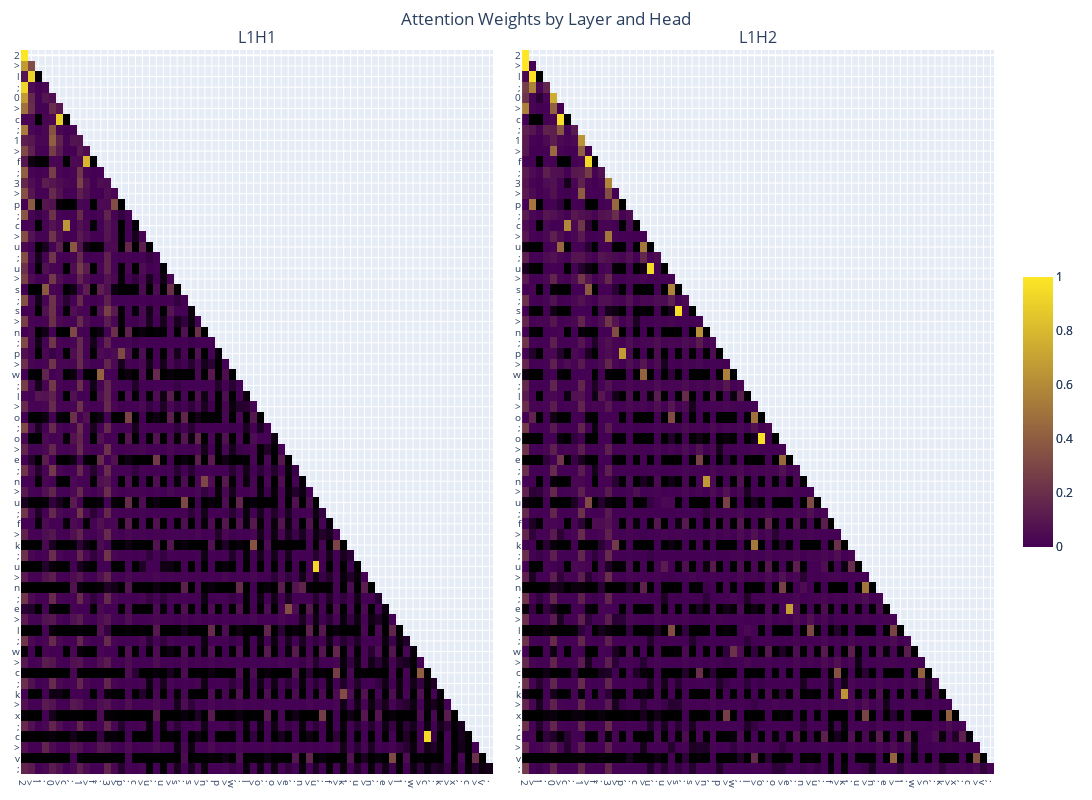

Notebook code for this chart:
### Markdown cell above
### Layer 1
- The `>` and `;` tokens attend to and are attended to by all tokens. They attend to `[0, 1, 2, 3]` more.
- a-z rarely attend to each other
- Sometimes letters will attend to the same letter in the past but not itself (depends on letter and distance)
- RoPE effect is pretty clear, leading to letters attending to the most recent `>` commonly
- **Surprisingly, in `a>b`, b will almost never attend to `a`, defying expectations**. Instead, they will commonly
  attend to the most recent `>` token. Sometimes, in the case where `...>a;a>...`, the `a` token will attend to the previous `a` token. Sometimes, in the case where `...>a;...;a>...`, this will also occur.
- Letters that directly follow a number (e.g. `2>f`) will typically *somewhat* attend to their number



- update: L1 attends to previous tokens of same kind in mid-distance, L2 for close distance

### Code cell
weights = [attn_weight.detach().cpu().numpy()[0] for attn_weight in attn_weights]
plotly_fig = get_fig(weights, list(prompt), base_height=800, selected_layers=[0], selected_heads=[0, 1], selected_x_toks=list(range(68)), selected_y_toks=list(range(68)))
plotly_fig.write_html("l1_attn_map.html")
plotly_fig.show()

### Figure 1 — Plotly figure (JSON) as saved in the notebook; plotly's stock layout.template omitted (floating-point values rounded to 4 significant figures; data arrays with more than 128 entries replaced by an {"elided": "..."} marker saying what was removed)
{"data": [{"colorbar": {"len": 0.4}, "colorscale": [[0, "black"], [0.001, "rgb(68,1,84)"], [1, "rgb(253,231,37)"]], "type": "heatmap", "x": [0, 1, 2, 3, 4, 5, 6, 7, 8, 9, 10, 11, 12, 13, 14, 15, 16, 17, 18, 19, 20, 21, 22, 23, 24, 25, 26, 27, 28, 29, 30, 31, 32, 33, 34, 35, 36, 37, 38, 39, 40, 41, 42, 43, 44, 45, 46, 47, 48, 49, 50, 51, 52, 53, 54, 55, 56, 57, 58, 59, 60, 61, 62, 63, 64, 65, 66, 67], "xaxis": "x", "y": [0, 1, 2, 3, 4, 5, 6, 7, 8, 9, 10, 11, 12, 13, 14, 15, 16, 17, 18, 19, 20, 21, 22, 23, 24, 25, 26, 27, 28, 29, 30, 31, 32, 33, 34, 35, 36, 37, 38, 39, 40, 41, 42, 43, 44, 45, 46, 47, 48, 49, 50, 51, 52, 53, 54, 55, 56, 57, 58, 59, 60, 61, 62, 63, 64, 65, 66, 67], "yaxis": "y", "z": {"elided": "68x68 float values"}, "zmax": 1, "zmin": 0}, {"colorbar": {"len": 0.4}, "colorscale": [[0, "black"], [0.001, "rgb(68,1,84)"], [1, "rgb(253,231,37)"]], "type": "heatmap", "x": [0, 1, 2, 3, 4, 5, 6, 7, 8, 9, 10, 11, 12, 13, 14, 15, 16, 17, 18, 19, 20, 21, 22, 23, 24, 25, 26, 27, 28, 29, 30, 31, 32, 33, 34, 35, 36, 37, 38, 39, 40, 41, 42, 43, 44, 45, 46, 47, 48, 49, 50, 51, 52, 53, 54, 55, 56, 57, 58, 59, 60, 61, 62, 63, 64, 65, 66, 67], "xaxis": "x2", "y": [0, 1, 2, 3, 4, 5, 6, 7, 8, 9, 10, 11, 12, 13, 14, 15, 16, 17, 18, 19, 20, 21, 22, 23, 24, 25, 26, 27, 28, 29, 30, 31, 32, 33, 34, 35, 36, 37, 38, 39, 40, 41, 42, 43, 44, 45, 46, 47, 48, 49, 50, 51, 52, 53, 54, 55, 56, 57, 58, 59, 60, 61, 62, 63, 64, 65, 66, 67], "yaxis": "y2", "z": {"elided": "68x68 float values"}, "zmax": 1, "zmin": 0}], "layout": {"annotations": [{"font": {"size": 16}, "showarrow": false, "text": "L1H1", "x": 0.2425, "xanchor": "center", "xref": "paper", "y": 1, "yanchor": "bottom", "yref": "paper"}, {"font": {"size": 16}, "showarrow": false, "text": "L1H2", "x": 0.7575, "xanchor": "center", "xref": "paper", "y": 1, "yanchor": "bottom", "yref": "paper"}], "height": 800, "margin": {"b": 20, "l": 20, "r": 20, "t": 50}, "showlegend": false, "title": {"text": "Attention Weights by Layer and Head", "x": 0.5}, "width": 1600, "xaxis": {"anchor": "y", "domain": [0, 0.485], "tickfont": {"size": 10}, "tickmode": "array", "ticktext": ["2", ">", "l", ";", "0", ">", "c", ";", "1", ">", "f", ";", "3", ">", "p", ";", "c", ">", "u", ";", "u", ">", "s", ";", "s", ">", "n", ";", "p", ">", "w", ";", "l", ">", "o", ";", "o", ">", "e", ";", "n", ">", "u", ";", "f", ">", "k", ";", "u", ">", "n", ";", "e", ">", "l", ";", "w", ">", "c", ";", "k", ">", "x", ";", "c", ">", "v", ";"], "tickvals": [0, 1, 2, 3, 4, 5, 6, 7, 8, 9, 10, 11, 12, 13, 14, 15, 16, 17, 18, 19, 20, 21, 22, 23, 24, 25, 26, 27, 28, 29, 30, 31, 32, 33, 34, 35, 36, 37, 38, 39, 40, 41, 42, 43, 44, 45, 46, 47, 48, 49, 50, 51, 52, 53, 54, 55, 56, 57, 58, 59, 60, 61, 62, 63, 64, 65, 66, 67], "type": "linear"}, "xaxis2": {"anchor": "y2", "domain": [0.515, 1], "tickfont": {"size": 10}, "tickmode": "array", "ticktext": ["2", ">", "l", ";", "0", ">", "c", ";", "1", ">", "f", ";", "3", ">", "p", ";", "c", ">", "u", ";", "u", ">", "s", ";", "s", ">", "n", ";", "p", ">", "w", ";", "l", ">", "o", ";", "o", ">", "e", ";", "n", ">", "u", ";", "f", ">", "k", ";", "u", ">", "n", ";", "e", ">", "l", ";", "w", ">", "c", ";", "k", ">", "x", ";", "c", ">", "v", ";"], "tickvals": [0, 1, 2, 3, 4, 5, 6, 7, 8, 9, 10, 11, 12, 13, 14, 15, 16, 17, 18, 19, 20, 21, 22, 23, 24, 25, 26, 27, 28, 29, 30, 31, 32, 33, 34, 35, 36, 37, 38, 39, 40, 41, 42, 43, 44, 45, 46, 47, 48, 49, 50, 51, 52, 53, 54, 55, 56, 57, 58, 59, 60, 61, 62, 63, 64, 65, 66, 67], "type": "linear"}, "yaxis": {"anchor": "x", "autorange": "reversed", "domain": [0, 1], "tickfont": {"size": 10}, "tickmode": "array", "ticktext": ["2", ">", "l", ";", "0", ">", "c", ";", "1", ">", "f", ";", "3", ">", "p", ";", "c", ">", "u", ";", "u", ">", "s", ";", "s", ">", "n", ";", "p", ">", "w", ";", "l", ">", "o", ";", "o", ">", "e", ";", "n", ">", "u", ";", "f", ">", "k", ";", "u", ">", "n", ";", "e", ">", "l", ";", "w", ">", "c", ";", "k", ">", "x", ";", "c", ">", "v", ";"], "tickvals": [0, 1, 2, 3, 4, 5, 6, 7, 8, 9, 10, 11, 12, 13, 14, 15, 16, 17, 18, 19, 20, 21, 22, 23, 24, 25, 26, 27, 28, 29, 30, 31, 32, 33, 34, 35, 36, 37, 38, 39, 40, 41, 42, 43, 44, 45, 46, 47, 48, 49, 50, 51, 52, 53, 54, 55, 56, 57, 58, 59, 60, 61, 62, 63, 64, 65, 66, 67], "type": "linear"}, "yaxis2": {"anchor": "x2", "autorange": "reversed", "domain": [0, 1], "tickfont": {"size": 10}, "tickmode": "array", "ticktext": ["2", ">", "l", ";", "0", ">", "c", ";", "1", ">", "f", ";", "3", ">", "p", ";", "c", ">", "u", ";", "u", ">", "s", ";", "s", ">", "n", ";", "p", ">", "w", ";", "l", ">", "o", ";", "o", ">", "e", ";", "n", ">", "u", ";", "f", ">", "k", ";", "u", ">", "n", ";", "e", ">", "l", ";", "w", ">", "c", ";", "k", ">", "x", ";", "c", ">", "v", ";"], "tickvals": [0, 1, 2, 3, 4, 5, 6, 7, 8, 9, 10, 11, 12, 13, 14, 15, 16, 17, 18, 19, 20, 21, 22, 23, 24, 25, 26, 27, 28, 29, 30, 31, 32, 33, 34, 35, 36, 37, 38, 39, 40, 41, 42, 43, 44, 45, 46, 47, 48, 49, 50, 51, 52, 53, 54, 55, 56, 57, 58, 59, 60, 61, 62, 63, 64, 65, 66, 67], "type": "linear"}}}
